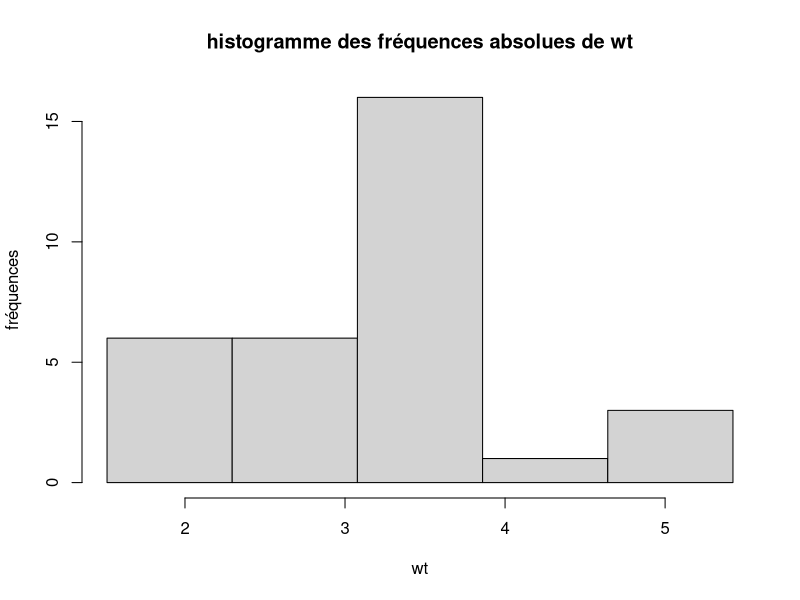
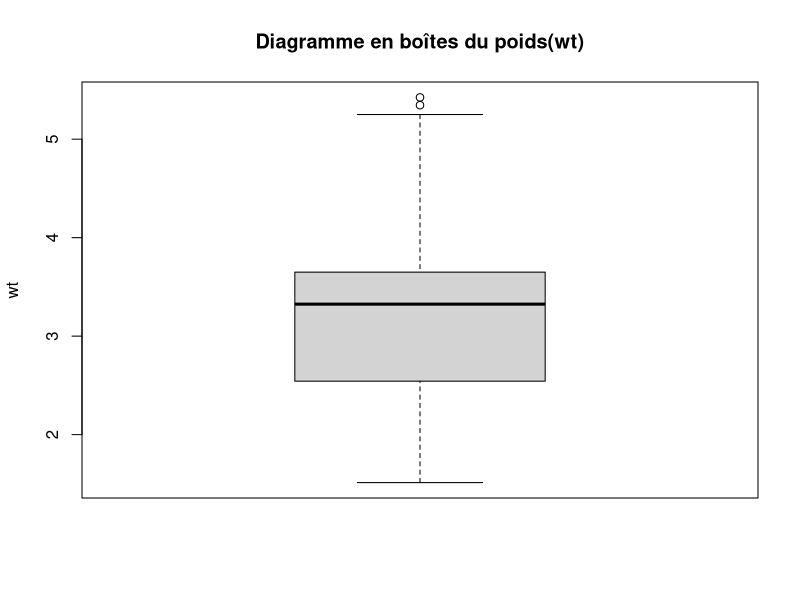

These charts were generated, in order, by the following R code: (Note: this script raises an error after producing the figures.)
## ---- chunk 1
data(mtcars)
df1 <- mtcars
head(df1)
ncol(df1)
nrow(df1)
## ---- chunk 2
tab_cont <- table(df1$cyl, df1$am,dnn=c("cyl","am"))
print(tab_cont)
addmargins(tab_cont)
## ---- chunk 3
hist(df1$wt,breaks = seq(min(df1$wt),max(df1$wt), length.out = 6), main = "histogramme des fréquences absolues de wt", ylab = "fréquences", xlab="wt", freq = TRUE)

## ---- chunk 4
boxplot(df1$wt, main="Diagramme en boîtes du poids(wt)", ylab = "wt")
## ---- chunk 5
knitr::include_graphics("Q1_a.png")
## ---- chunk 6
a = c(11,15,23,46,52,75)
w = c(34,49,58,62,69,64)
cor(a, w, method = "pearson")
## ---- chunk 7
knitr::include_graphics("Q2_a.png")
## ---- chunk 8
cor(a, w, method = "spearman")
## ---- chunk 9
plot(a, w, xlab = "a", ylab = "w")
## ---- chunk 10
data(state)
df2 <- state.x77
head(df2)
ncol(df2)
nrow(df2)
## ---- chunk 11
class(df2)
df2<- as.data.frame(df2)
class(df2)
head(df2)
## ---- chunk 12
df2$states <- rownames(df2)
head(df2)
rownames(df2) <- NULL
head(df2)
## ---- chunk 13
length(df2$states[df2$Population>1000 & df2$Income>4300])
## ---- chunk 14
head(df2)
df2_trie<-df2[order(df2$Income, decreasing = TRUE),]
head(df2_trie$states, n = 5L)
## ---- chunk 15
df2$frost_cat<-cut(df2$Frost, breaks = c(-1,30,90,190), labels = c("faible","intermédiaire", "élevé"), ordered_result = TRUE)
head(df2)
print(df2$states[df2$frost_cat == "faible"])
